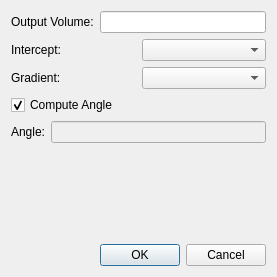
<?xml version="1.0" encoding="UTF-8"?>
<ui version="4.0">
 <class>FluidFactorVolumeDialog</class>
 <widget class="QDialog" name="FluidFactorVolumeDialog">
  <property name="geometry">
   <rect>
    <x>0</x>
    <y>0</y>
    <width>277</width>
    <height>277</height>
   </rect>
  </property>
  <property name="windowTitle">
   <string>Fluid Factor Volume</string>
  </property>
  <property name="windowIcon">
   <iconset resource="../ProjectViewer/icons.qrc">
    <normaloff>:/icons/images/logo_fs_64x64.png</normaloff>:/icons/images/logo_fs_64x64.png</iconset>
  </property>
  <layout class="QVBoxLayout" name="verticalLayout">
   <item>
    <layout class="QHBoxLayout" name="horizontalLayout">
     <item>
      <widget class="QLabel" name="label">
       <property name="text">
        <string>Output Volume:</string>
       </property>
      </widget>
     </item>
     <item>
      <widget class="QLineEdit" name="leGrid"/>
     </item>
    </layout>
   </item>
   <item>
    <layout class="QGridLayout" name="gridLayout">
     <item row="0" column="0">
      <widget class="QLabel" name="label_2">
       <property name="text">
        <string>Intercept:</string>
       </property>
      </widget>
     </item>
     <item row="0" column="1">
      <widget class="QComboBox" name="cbIntercept"/>
     </item>
     <item row="1" column="0">
      <widget class="QLabel" name="label_3">
       <property name="text">
        <string>Gradient:</string>
       </property>
      </widget>
     </item>
     <item row="1" column="1">
      <widget class="QComboBox" name="cbGradient"/>
     </item>
    </layout>
   </item>
   <item>
    <layout class="QGridLayout" name="gridLayout_2">
     <item row="0" column="0" colspan="2">
      <widget class="QCheckBox" name="cbComputeAngle">
       <property name="text">
        <string>Compute Angle</string>
       </property>
       <property name="checked">
        <bool>true</bool>
       </property>
      </widget>
     </item>
     <item row="1" column="0">
      <widget class="QLabel" name="label_4">
       <property name="text">
        <string>Angle:</string>
       </property>
      </widget>
     </item>
     <item row="1" column="1">
      <widget class="QLineEdit" name="leAngle">
       <property name="enabled">
        <bool>false</bool>
       </property>
       <property name="text">
        <string/>
       </property>
      </widget>
     </item>
    </layout>
   </item>
   <item>
    <spacer name="verticalSpacer">
     <property name="orientation">
      <enum>Qt::Vertical</enum>
     </property>
     <property name="sizeHint" stdset="0">
      <size>
       <width>20</width>
       <height>40</height>
      </size>
     </property>
    </spacer>
   </item>
   <item>
    <widget class="QDialogButtonBox" name="buttonBox">
     <property name="orientation">
      <enum>Qt::Horizontal</enum>
     </property>
     <property name="standardButtons">
      <set>QDialogButtonBox::Cancel|QDialogButtonBox::Ok</set>
     </property>
    </widget>
   </item>
  </layout>
 </widget>
 <resources>
  <include location="../ProjectViewer/icons.qrc"/>
 </resources>
 <connections>
  <connection>
   <sender>buttonBox</sender>
   <signal>accepted()</signal>
   <receiver>FluidFactorVolumeDialog</receiver>
   <slot>accept()</slot>
   <hints>
    <hint type="sourcelabel">
     <x>248</x>
     <y>254</y>
    </hint>
    <hint type="destinationlabel">
     <x>157</x>
     <y>274</y>
    </hint>
   </hints>
  </connection>
  <connection>
   <sender>buttonBox</sender>
   <signal>rejected()</signal>
   <receiver>FluidFactorVolumeDialog</receiver>
   <slot>reject()</slot>
   <hints>
    <hint type="sourcelabel">
     <x>316</x>
     <y>260</y>
    </hint>
    <hint type="destinationlabel">
     <x>286</x>
     <y>274</y>
    </hint>
   </hints>
  </connection>
  <connection>
   <sender>cbComputeAngle</sender>
   <signal>toggled(bool)</signal>
   <receiver>leAngle</receiver>
   <slot>setDisabled(bool)</slot>
   <hints>
    <hint type="sourcelabel">
     <x>138</x>
     <y>136</y>
    </hint>
    <hint type="destinationlabel">
     <x>161</x>
     <y>170</y>
    </hint>
   </hints>
  </connection>
 </connections>
</ui>
